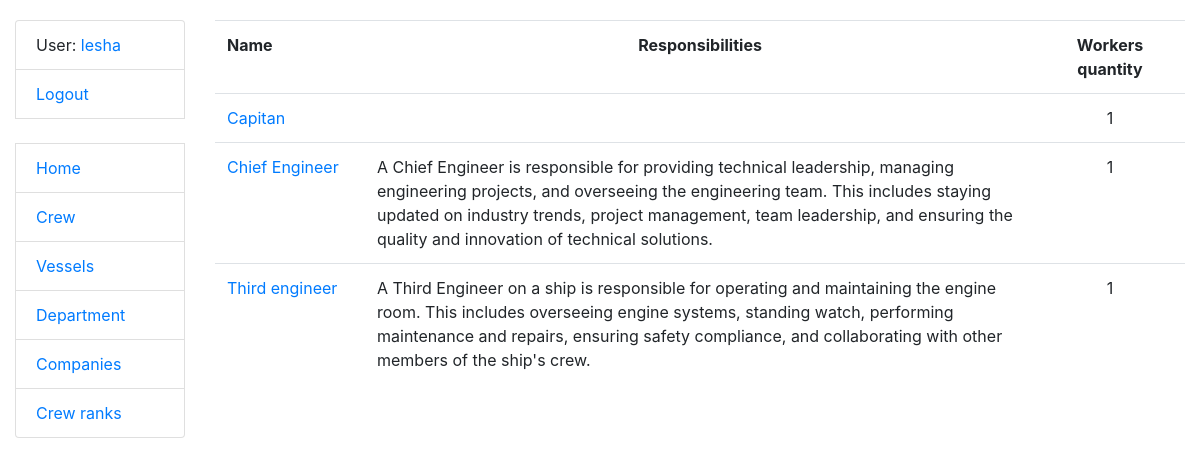
The app's page /position/ (signed in) with its own data.
### crewing/models.py (models this page shows, shortened)
class Crew(AbstractUser):
    position = models.ForeignKey(Position, on_delete=models.CASCADE, related_name='sailors', null=True, blank=True)
    salary = models.IntegerField(null=True, blank=True)
    date_of_birth = models.DateField(null=True, blank=True)
    date_of_joining = models.DateField(null=True, blank=True)
    date_of_leaving = models.DateField(null=True, blank=True)
    vessel_type = models.ManyToManyField(VesselType, related_name='sailors')
    vessel = models.ForeignKey('Vessel', on_delete=models.DO_NOTHING, related_name='sailors', null=True, blank=True)
    class Meta:
        verbose_name_plural = "sailors"
        verbose_name = "sailor"
        ordering = ["-position"]
    def get_absolute_url(self):
        return reverse("crewing:crew-detail", kwargs={"pk": self.pk})

class Position(models.Model):
    name = models.CharField(max_length=50, unique=True)
    responsibility = models.TextField(blank=True, null=True)
    class Meta:
        verbose_name = "position"
        verbose_name_plural = "positions"
        ordering = ["name"]
    def get_absolute_url(self):
        return reverse("crewing:position-detail", kwargs={"pk": self.pk})

### crewing/views.py (the view)
# urls.py: path("position/", PositionListView.as_view(), name="position-list"),
class PositionListView(LoginRequiredMixin, generic.ListView):
    model = Position
    context_object_name = "position_list"
    template_name = "crewing/position/list.html"
    paginate_by = 10
    def get_context_data(self, **kwargs):
        context = super().get_context_data(**kwargs)
        positions = context['position_list']
        positions_workers_count = {}
        for position in positions:
            workers_count = Crew.objects.filter(position=position).count()
            positions_workers_count[position.id] = workers_count
        context['workers_count'] = positions_workers_count
        return context

### crewing/templatetags/custom_filter.py (called while the page is built)
@register.filter(name='get_item')
def get_item(dictionary, key):
    return dictionary.get(key, None)

### templates/crewing/position/list.html
{% extends "base.html" %}
{% load custom_filter %}
{% load crispy_forms_filters %}
{% block content %}
  {% if position_list %}
    <table class="table">
      <tr>
        <th>Name</th>
        <th style="text-align: center;">Responsibilities</th>
        <th style="width: 150px; text-align: center;">Workers quantity</th>
      </tr>
      {% for position in position_list %}
        <tr>
          <td style="width: 150px;">
              <a href="{{ position.get_absolute_url }}">{{ position.name }}</a>
          </td>
          <td>
            {{ position.responsibility }}
          </td>
          <td style="width: 150px; text-align: center;">
            {{ workers_count|default:"N/A"|get_item:position.id }}
          </td>
        </tr>
      {% endfor %}
    </table>
  {% else %}
      <p>There are no vessels type in the service.</p>
  {% endif %}
{% endblock %}

### templates/includes/sidebar.html
<ul class="sidebar-nav list-group">
  {% if user.is_authenticated %}
    <li class="list-group-item">User: <a href="{{ user.get_absolute_url }}">{{ user.get_username }}</a></li>
    <li class="list-group-item"><a href="{% url 'logout'%}?next={{request.path}}">Logout</a></li>
  {% else %}
    <li class="list-group-item"><a href="{% url 'login'%}?next={{request.path}}">Login</a></li>
  {% endif %}
  <br>
  <li class="list-group-item"><a href="{% url 'crewing:index' %}">Home</a></li>
  <li class="list-group-item"><a href="{% url 'crewing:crew-list' %}">Crew</a></li>
  <li class="list-group-item"><a href="{% url 'crewing:vessel-list' %}">Vessels</a></li>
  <li class="list-group-item"><a href="{% url 'crewing:vessel-type-list' %}">Department</a></li>
  <li class="list-group-item"><a href="{% url 'crewing:company-list' %}">Companies</a></li>
  <li class="list-group-item"><a href="{% url 'crewing:position-list' %}">Crew ranks</a></li>
</ul>

### static/css/styles.css (style rules this page uses)
body { margin-top: 20px; }

### records on screen
Crew: get_username "lesha"
Position: name "Capitan", id "1"
Position: name "Chief Engineer", responsibility "A Chief Engineer is responsible for providing technical leadership, managing engineering projects, and overseeing the engineering team. This includes staying updated on industry trends, project management, team leadership, and ensuring the quality and innovation of technical solutions.", id "1"
Position: name "Third engineer", responsibility "A Third Engineer on a ship is responsible for operating and maintaining the engine room. This includes overseeing engine systems, standing watch, performing maintenance and repairs, ensuring safety compliance, and collaborating with other members of the ship's crew.", id "1"
